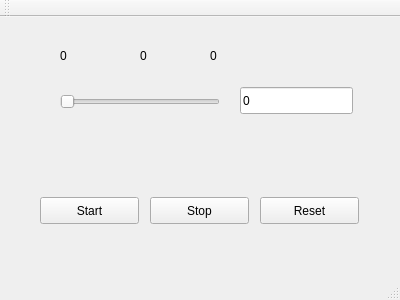
<?xml version="1.0" encoding="UTF-8"?>
<ui version="4.0">
 <class>MainWindow</class>
 <widget class="QMainWindow" name="MainWindow">
  <property name="geometry">
   <rect>
    <x>0</x>
    <y>0</y>
    <width>400</width>
    <height>300</height>
   </rect>
  </property>
  <property name="windowTitle">
   <string>MainWindow</string>
  </property>
  <widget class="QWidget" name="centralWidget">
   <widget class="QPushButton" name="ButtonStart">
    <property name="geometry">
     <rect>
      <x>40</x>
      <y>180</y>
      <width>99</width>
      <height>27</height>
     </rect>
    </property>
    <property name="text">
     <string>Start</string>
    </property>
   </widget>
   <widget class="QPushButton" name="ButtonStop">
    <property name="geometry">
     <rect>
      <x>150</x>
      <y>180</y>
      <width>99</width>
      <height>27</height>
     </rect>
    </property>
    <property name="text">
     <string>Stop</string>
    </property>
   </widget>
   <widget class="QPushButton" name="ButtonReset">
    <property name="geometry">
     <rect>
      <x>260</x>
      <y>180</y>
      <width>99</width>
      <height>27</height>
     </rect>
    </property>
    <property name="text">
     <string>Reset</string>
    </property>
   </widget>
   <widget class="QSlider" name="mySlider">
    <property name="geometry">
     <rect>
      <x>60</x>
      <y>70</y>
      <width>160</width>
      <height>29</height>
     </rect>
    </property>
    <property name="orientation">
     <enum>Qt::Horizontal</enum>
    </property>
   </widget>
   <widget class="QLineEdit" name="SliderValue">
    <property name="geometry">
     <rect>
      <x>240</x>
      <y>70</y>
      <width>113</width>
      <height>27</height>
     </rect>
    </property>
    <property name="text">
     <string>0</string>
    </property>
   </widget>
   <widget class="QLabel" name="signal1">
    <property name="geometry">
     <rect>
      <x>60</x>
      <y>30</y>
      <width>31</width>
      <height>17</height>
     </rect>
    </property>
    <property name="text">
     <string>0</string>
    </property>
   </widget>
   <widget class="QLabel" name="signal2">
    <property name="geometry">
     <rect>
      <x>140</x>
      <y>30</y>
      <width>67</width>
      <height>17</height>
     </rect>
    </property>
    <property name="text">
     <string>0</string>
    </property>
   </widget>
   <widget class="QLabel" name="signal3">
    <property name="geometry">
     <rect>
      <x>210</x>
      <y>30</y>
      <width>67</width>
      <height>17</height>
     </rect>
    </property>
    <property name="text">
     <string>0</string>
    </property>
   </widget>
  </widget>
  <widget class="QMenuBar" name="menuBar">
   <property name="geometry">
    <rect>
     <x>0</x>
     <y>0</y>
     <width>400</width>
     <height>25</height>
    </rect>
   </property>
  </widget>
  <widget class="QToolBar" name="mainToolBar">
   <attribute name="toolBarArea">
    <enum>TopToolBarArea</enum>
   </attribute>
   <attribute name="toolBarBreak">
    <bool>false</bool>
   </attribute>
  </widget>
  <widget class="QStatusBar" name="statusBar"/>
 </widget>
 <layoutdefault spacing="6" margin="11"/>
 <resources/>
 <connections/>
</ui>
